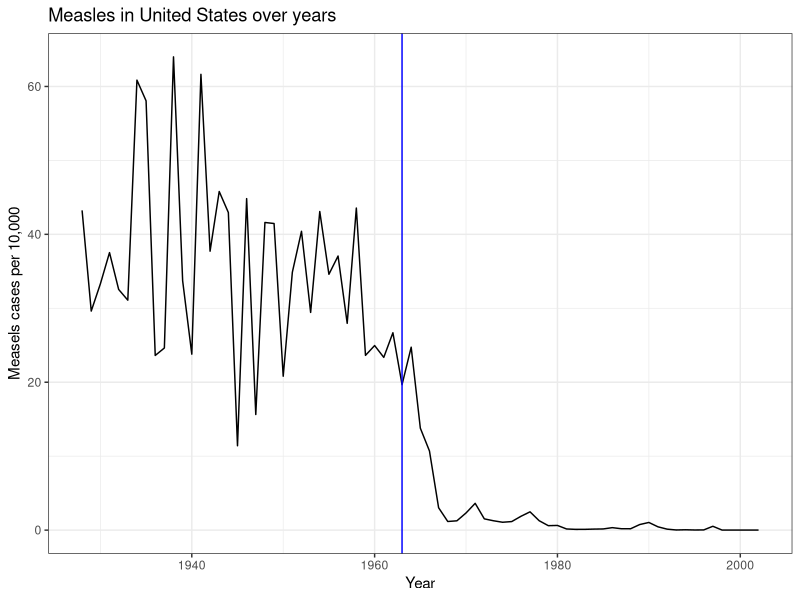
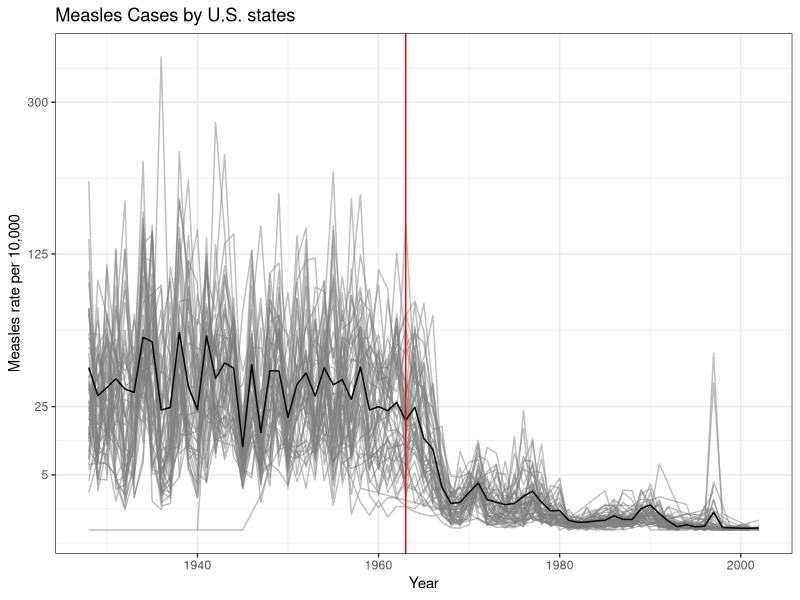
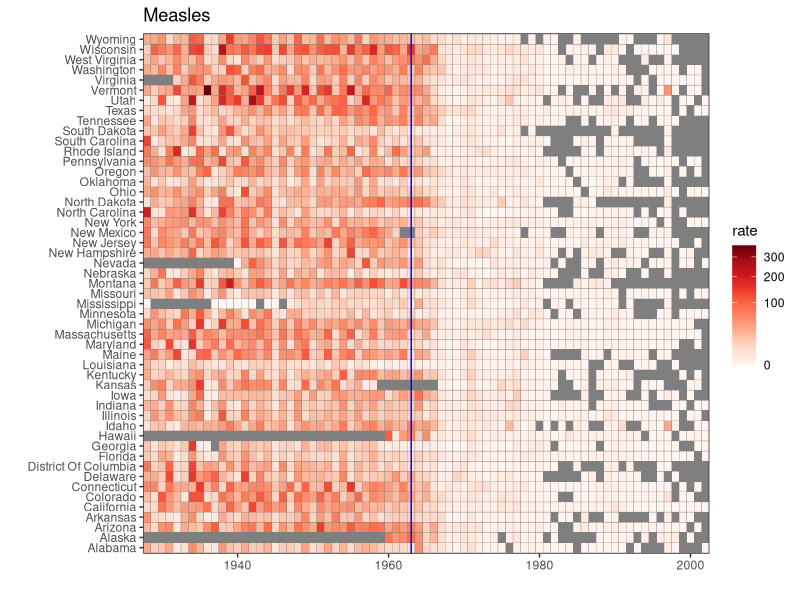

Generate these figures, in order, with R:
## ---- chunk 1
#| echo: false
library(tidyverse)
library(dslabs)
library(RColorBrewer)
suppressMessages(library(tidyverse))


## ---- chunk 2
#| echo: false
avg <- us_contagious_diseases |>
  filter(disease=="Measles" & !state %in% c("Alaska", "Hawaii") & weeks_reporting >0) |>
  group_by(year) |>
  summarize(rate = sum(count/weeks_reporting, na.rm = TRUE)*52*10000/sum(population))

avg |> ggplot (aes(year,rate)) + 
  geom_line() + 
  geom_vline(xintercept = 1963,color="blue") +
  labs(x="Year",y="Measels cases per 10,000",title="Measles in United States over years") +
  theme_bw()
## ---- chunk 3
#| echo: false
us_contagious_diseases |>
  filter(disease == "Measles" & !state %in% c("Alaska", "Hawaii") & weeks_reporting > 0) |>
  group_by(year, state) |>
  summarize(rate = sum(count/weeks_reporting, na.rm = TRUE) * 52 * 10000 / sum(population), .groups = "drop") |>
  ggplot() + 
  geom_line(aes(year,rate,group=state),color = "grey50", alpha = 0.5) +
  geom_line(data=avg, aes(year,rate))+
  geom_vline(xintercept = 1963, color = "red") +
  scale_y_continuous(trans = "sqrt", breaks = c(5, 25, 125, 300)) +
  labs(x = "Year", y = "Measles rate per 10,000", title = "Measles Cases by U.S. states") +
  theme_bw()
## ---- chunk 4
#| echo: false
reds <- RColorBrewer::brewer.pal(9, "Reds")
us_contagious_diseases |> 
  filter(disease == "Measles") |>
  group_by(year, state) |>
  summarize(rate = sum(count/weeks_reporting) * 52 * 10000 / sum(population), .groups = "drop") |>
  ggplot(aes(year, state, fill=rate)) +
  geom_tile(color = "grey50") +
  scale_x_continuous(expand = c(0,0)) +
  scale_fill_gradientn(colors = brewer.pal(9, "Reds"), na.value = "grey50", trans = "sqrt") +
  geom_vline(xintercept = 1963, col = "blue") +
  theme_bw() +
  labs(title = "Measles", x = "", y = "")
